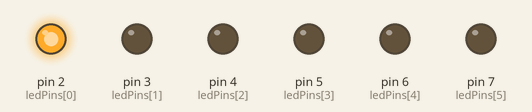
Simulated run of this sketch. Board: Arduino Uno, built with avr-gcc and run on an emulated ATmega328P. Shown: output pins drawn as LEDs (lit = HIGH).

Above: at 0.05 s.
At 0.35 s:
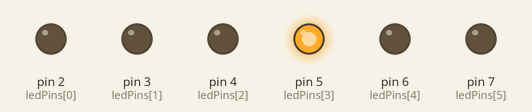
At 0.95 s:
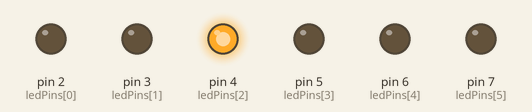
At 1.35 s:
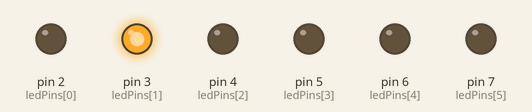
At 1.8 s:
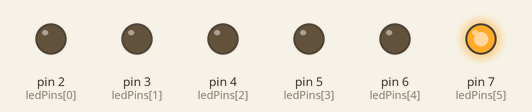
At 2.85 s:
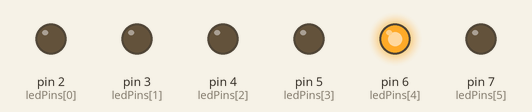
Timing chart, 0 to 3.1 s (numbered marks = the images above):
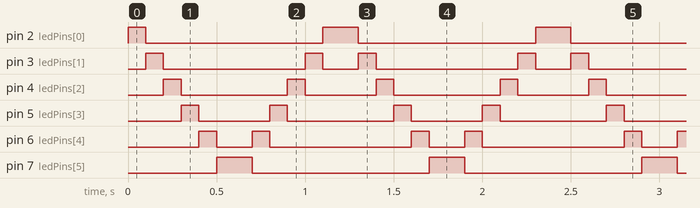

Measured:
- by itself, pin 2 (ledPins[0]): repeats every 1.2 s: LOW 1.0 s, HIGH 0.20 s
- by itself, pin 3 (ledPins[1]): repeats every 1.2 s: LOW 0.80 s, HIGH 0.10 s, LOW 0.20 s, HIGH 0.10 s
- by itself, pin 4 (ledPins[2]): repeats every 1.2 s: LOW 0.60 s, HIGH 0.10 s, LOW 0.40 s, HIGH 0.10 s
- by itself, pin 5 (ledPins[3]): repeats every 1.2 s: LOW 0.40 s, HIGH 0.10 s, LOW 0.60 s, HIGH 0.10 s
- by itself, pin 6 (ledPins[4]): repeats every 1.2 s: LOW 0.20 s, HIGH 0.10 s, LOW 0.80 s, HIGH 0.10 s
- by itself, pin 7 (ledPins[5]): alternates HIGH for 0.20 s and LOW for 1.0 s

The sketch:

UNIT1_Program_2.ino
```cpp
int timer = 100;
int ledPins[] = {2, 3, 4, 5, 6, 7}; // Use curly braces to define the array
int pinCount = 6;

void setup() {
  for (int thisPin = 0; thisPin < pinCount; thisPin++) { // Fixed variable naming and added opening curly brace
    pinMode(ledPins[thisPin], OUTPUT);
  }
}

void loop() {
  for (int thisPin = 0; thisPin < pinCount; thisPin++) { // Fixed variable naming and added opening curly brace
    digitalWrite(ledPins[thisPin], HIGH);
    delay(timer);
    digitalWrite(ledPins[thisPin], LOW);
  }

  for (int thisPin = pinCount - 1; thisPin >= 0; thisPin--) { // Fixed variable naming and added opening curly brace
    digitalWrite(ledPins[thisPin], HIGH);
    delay(timer);
    digitalWrite(ledPins[thisPin], LOW);
  }
}
```
